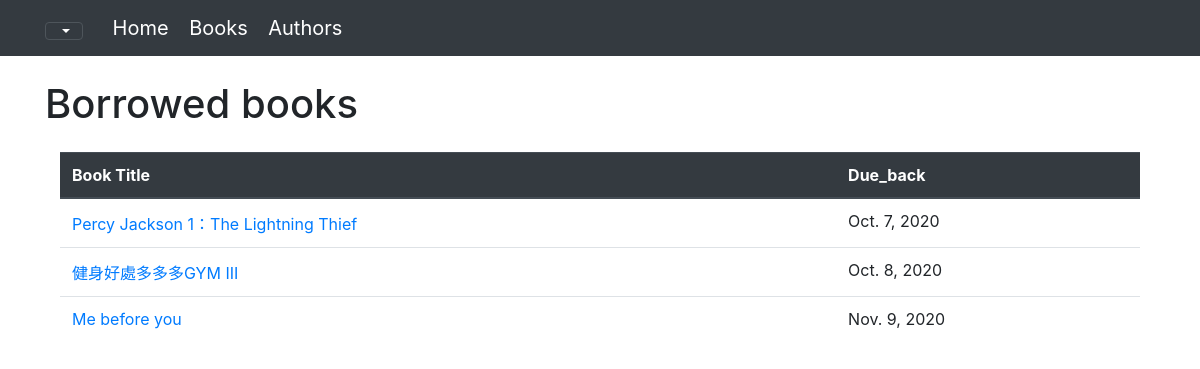
Screenshot of /catalog/mybooks/ (signed in) with the database file from the repository.
### catalog/models.py (models this page shows, shortened)
class BookInstance(models.Model):
    id = models.UUIDField(primary_key=True, default=uuid.uuid4,
                          help_text='Unique ID for this particular book across whole library')
    book = models.ForeignKey('Book', on_delete=models.SET_NULL, null=True)
    imprint = models.CharField(max_length=200)
    due_back = models.DateField(null=True, blank=True)
    borrower = models.ForeignKey(User, on_delete=models.SET_NULL, null=True, blank=True)
    LOAN_STATUS = (
        ('m', 'Maintenance'),  # 維護
        ('o', 'On loan'),  # 借出
        ('a', 'Available'),  # 可用
        ('r', 'Reserved'),  # 保留
    )
    status = models.CharField(
        max_length = 1,
        choices = LOAN_STATUS,
        blank = True,
        default = 'm',
        help_text = 'Book availability',
    )
    class Meta:
        ordering = ['due_back']

class Book(models.Model):
    title = models.CharField(max_length=200)
    author = models.ForeignKey('Author', on_delete = models.SET_NULL, null=True)
    summary = models.TextField(max_length=1000, help_text='Enter a brief desription of the book')
    isbn = models.CharField('ISBN', max_length = 13 , help_text='13 Character <a href="https://www.isbn-international.org/content/what-isbn">ISBN number</a>')
    genre = models.ManyToManyField(Genre, help_text= 'Select a genre for this book')
    language = models.ForeignKey('Language', on_delete=models.SET_NULL, null=True)
    def display_genre(self):
        """Create a string for the Genre. This is required to display genre in Admin."""
        return ', '.join(genre.name for genre in self.genre.all()[:3])
    display_genre.short_description = 'Genre'

### catalog/views.py (the view)
# urls.py: path('mybooks/', views.LoanedBooksByUserListView.as_view(), name='my-borrowed'),
class LoanedBooksByUserListView(LoginRequiredMixin, generic.ListView):
    model = BookInstance
    template_name = 'catalog/bookinstance_list_borrowed_user.html'
    paginate_by = 10
    def get_queryset(self):
        return BookInstance.objects.filter(borrower=self.request.user).filter(status__exact='o').order_by('due_back')

### catalog/templates/catalog/bookinstance_list_borrowed_user.html
{% extends "base_generic.html" %}
{% block content %}
<div>
    <h1 class="my-4">Borrowed books</h1>
</div>
{% if bookinstance_list %}
<div class="col-12" style="overflow-x: scroll">
    <table class="table">
        <thead class="thead-dark">
        <tr>
            <th scope="col"></a>Book Title</th>
            <th scope="col">Due_back</th>
        </tr>
        </thead>
        <tbody>
        {% for bookinst in bookinstance_list %}
        <tr>
            <td><a href="{% url 'book-detail' bookinst.book.pk %}">{{ bookinst.book.title }}</td>
            <td>{{ bookinst.due_back }}</td>
        </tr>
        {% endfor %}
        </tbody>
    </table>
</div>
{% else %}
<p>There are no books borrowed.</p>
{% endif %}
{% endblock %}

### rows the page displays
BookInstance: book "Percy Jackson 1：The Lightning Thief", due_back "Oct. 7, 2020"
BookInstance: book "健身好處多多多GYM III", due_back "Oct. 8, 2020"
BookInstance: book "Me before you", due_back "Nov. 9, 2020"
